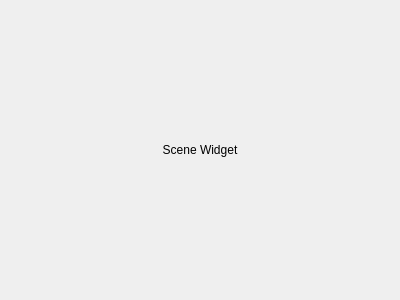
<?xml version="1.0" encoding="UTF-8"?>
<ui version="4.0">
 <class>SceneWidget</class>
 <widget class="QWidget" name="SceneWidget">
  <property name="geometry">
   <rect>
    <x>0</x>
    <y>0</y>
    <width>400</width>
    <height>300</height>
   </rect>
  </property>
  <property name="windowTitle">
   <string>Form</string>
  </property>
  <layout class="QHBoxLayout" name="horizontalLayout">
   <item>
    <widget class="QLabel" name="label">
     <property name="text">
      <string>Scene Widget</string>
     </property>
     <property name="alignment">
      <set>Qt::AlignCenter</set>
     </property>
    </widget>
   </item>
  </layout>
 </widget>
 <resources/>
 <connections/>
</ui>
